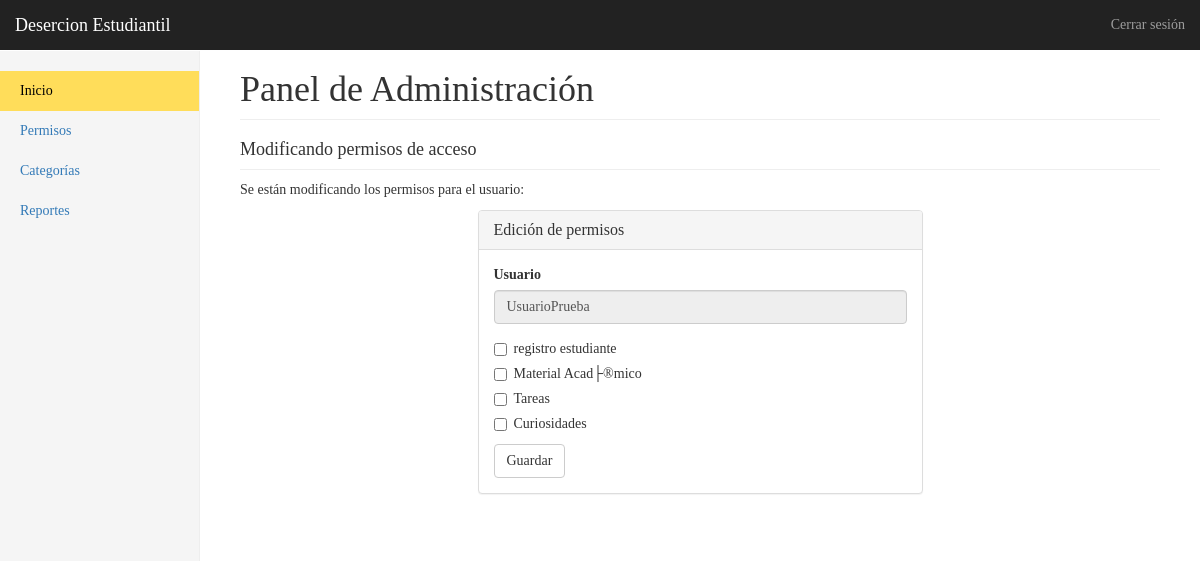
Page /admin/editarPermisos.php?usuario=UsuarioPrueba (signed in) on the committed database.
### tables this page shows
CREATE TABLE `categorias` (
  `ID_Categoria` int(11) NOT NULL AUTO_INCREMENT,
  `categoria` varchar(45) NOT NULL,
  `descripcion` varchar(255) NOT NULL,
  `ruta` varchar(40) NOT NULL,
  PRIMARY KEY (`ID_Categoria`)
);

### scripts/funciones.php (called while the page is built, shortened)
<?php
	$conexion = null;
	function getTodasCategorias()
	{
		global $conexion;
		$respuesta = mysqli_query($conexion, "SELECT * FROM categorias");
		$respuestas_array = array();
		while ($fila = $respuesta->fetch_row())
		  $respuestas_array[] = $fila;
		return $respuestas_array;
	}
	function tienePermiso($usuario, $idCat)
	{
		global $conexion;
		$result = mysqli_query($conexion, "SELECT COUNT(*) AS total FROM permisos WHERE usuario='".$usuario."' AND ID_Categoria=".$idCat);
		$row = mysqli_fetch_assoc($result);
		$numero = $row['total'];
		return $numero > 0;
	}
?>

### admin/editarPermisos.php (the view, shortened to what this page needs)
<?php
  require '../scripts/funciones.php';
  if( isset($_GET['usuario']) )
    $usuario = $_GET['usuario'];
  else header('Location: index.php');
  $categorias = getTodasCategorias();
?>
<!DOCTYPE html>
<html lang="es">
  <head>
    <link rel="stylesheet" href="https://maxcdn.bootstrapcdn.com/bootstrap/3.3.2/css/bootstrap.min.css">
    <link href="../css/dashboard.css" rel="stylesheet">
    <link rel="stylesheet" href="../css/graficas.css">
  </head>
  <body>
    <?php include 'menu-superior.php'; ?>
    <div class="container-fluid">
      <div class="row">
        <?php include 'menu-lateral.php'; ?>
        <div class="col-sm-9 col-sm-offset-3 col-md-10 col-md-offset-2 main">
          <h1 class="page-header">Panel de Administración</h1>
          <h4 class="sub-header">Modificando permisos de acceso</h4>
          <p>Se están modificando los permisos para el usuario:</p>
          <div class="row">
            <div class="col-sm-6 col-sm-offset-3">
            <div class="panel panel-default">
              <div class="panel-heading"><h3 class="panel-title">Edición de permisos</h3></div>
              <div class="panel-body">
                <form action="../scripts/actualizar-permisos.php" method="POST">
                  <div class="form-group">
                    <label for="txtUsuario">Usuario</label>
                    <input type="text" class="form-control" name="txtUsuario" id="txtUsuario" value="<?= $usuario ?>" readonly>
                  </div>
        <?php foreach( $categorias as $categoria ): ?>
                  <div class="checkbox">
                    <label>
                      <input type="checkbox" name="categoria<?= $categoria[0] ?>" <?php if(tienePermiso($usuario, $categoria[0])) echo "checked" ?>> <?= $categoria[1] ?>
                    </label>
                  </div>
        <?php
        	endforeach;
        ?>
                  <button type="submit" class="btn btn-default">Guardar</button>
                </form>
              </div>
            </div>
          </div>
        </div>
        </div>
      </div>
    </div>
  </body>
</html>

### css/dashboard.css (style rules this page uses)
body { padding-top: 50px; }
.sub-header { padding-bottom: 10px; border-bottom: 1px solid #eee; }
.main { padding: 20px; }
@media (min-width: 768px) { .main { padding-right: 40px; padding-left: 40px; } }
.main .page-header { margin-top: 0; }

### css/graficas.css (style rules this page uses)
body { font-family: 'Edu VIC WA NT Beginner', cursive; font-family: 'Source Serif Pro', serif; }

### rows in the picture
categorias: categoria "registro estudiante"
categorias: categoria "Material Acad├®mico"
categorias: categoria "Tareas"
categorias: categoria "Curiosidades"
